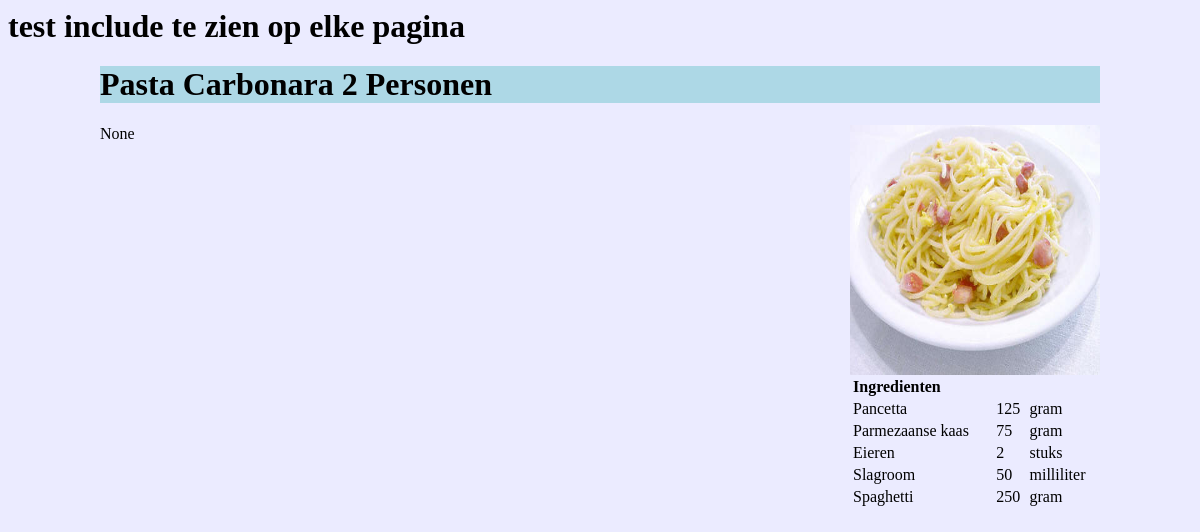
/food/2/, run on the app's committed database.
### food/models.py (models this page shows, shortened)
class Dish(models.Model):
    name = models.CharField(max_length=50)
    description = models.CharField(max_length=250)
    pub_date = models.DateTimeField('date published')
    persons = models.IntegerField()
    url = models.CharField(max_length=30)
    preparation = models.TextField()

class Ingredient(models.Model):
    dish = models.ForeignKey(Dish)
    ingredient = models.CharField(max_length=30)
    amount = models.IntegerField(default=0)
    unit = models.CharField(max_length=10)

### food/views.py (the view)
# urls.py: url(r'^(?P<pk>\d+)/$', views.DetailView.as_view(), name='detail'),
class DetailView(generic.DetailView):
    model = Dish
    template_name = 'food/detail.html'

### food/templates/food/detail.html
{% include "food/test.html" %}
{% load staticfiles %}
<link rel="stylesheet" type="text/css" href="{% static 'food/style.css' %}" />
<div id='container'>
	<div id='header'>
		<h1>{{ dish.name }}  {{dish.persons}} Personen</h1>
	</div>
	<div id ='content-left'>
		{{ dish.preparation|safe }}
	</div>
	<div id = 'content-right'>
		{% if dish.url != None %}
			<img src="/static/food/images/{{ dish.url }}" width="250" height="250">
		{% endif %}
		<table style="width:250px">
		<th>Ingredienten</th>
		{% for ingredient in dish.ingredient_set.all %}
			<tr>
				<td>{{ ingredient.ingredient }}</td>
				<td>{{ ingredient.amount }}</td>
				<td>{{ ingredient.unit }}</td>
			</tr>
		{% endfor %}
		</table>
	</div>
</div>

### food/templates/food/test.html
<h1>test include te zien op elke pagina</h1>

### food/static/food/style.css (style rules this page uses)
#container { width:1000px; margin:auto; background-color: lightblue; }
#header { #background-color: red; }
#content-left { #background-color: orange; height: 200px; width: 750px; float:left; }
#content-right { #background-color: blue; width: 250px; float:right; }
img { float: right; }
th { text-align: left; }

### data on the page
Dish: name "Pasta Carbonara", persons "2", preparation "None", url (picture)
Ingredient: ingredient "Pancetta", amount "125", unit "gram"
Ingredient: ingredient "Parmezaanse kaas", amount "75", unit "gram"
Ingredient: ingredient "Eieren", amount "2", unit "stuks"
Ingredient: ingredient "Slagroom", amount "50", unit "milliliter"
Ingredient: ingredient "Spaghetti", amount "250", unit "gram"
